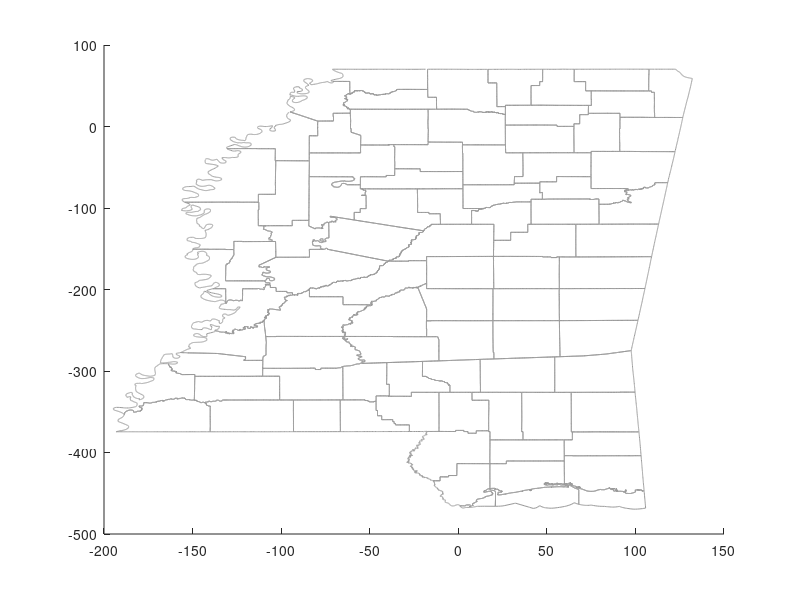

Recreate this plot in MATLAB. (Note: this script raises an error after producing the figure.)
function ms_map
% Draw the ms county map

x_limit = xlim;
y_limit = ylim;

data = load('ms_map.mat');
hold all
hLine = plot(data.x/1000,data.y/1000,'Color',[0.6 0.6 0.6]);
set(get(get(hLine,'Annotation'),'LegendInformation'),...
                        'IconDisplayStyle','off')
                    
axis([x_limit y_limit])